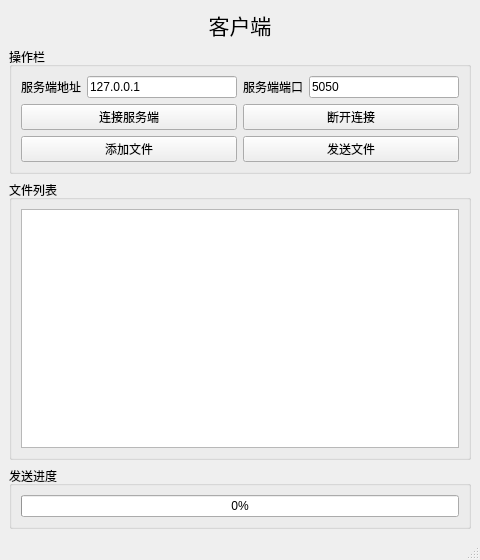
<?xml version="1.0" encoding="UTF-8"?>
<ui version="4.0">
 <class>MainWindow</class>
 <widget class="QMainWindow" name="MainWindow">
  <property name="geometry">
   <rect>
    <x>0</x>
    <y>0</y>
    <width>480</width>
    <height>560</height>
   </rect>
  </property>
  <property name="windowTitle">
   <string>MainWindow</string>
  </property>
  <widget class="QWidget" name="centralwidget">
   <layout class="QVBoxLayout" name="verticalLayout_4">
    <item>
     <widget class="QLabel" name="label">
      <property name="font">
       <font>
        <family>微软雅黑</family>
        <pointsize>16</pointsize>
       </font>
      </property>
      <property name="text">
       <string>客户端</string>
      </property>
      <property name="alignment">
       <set>Qt::AlignCenter</set>
      </property>
     </widget>
    </item>
    <item>
     <widget class="QGroupBox" name="groupBox">
      <property name="title">
       <string>操作栏</string>
      </property>
      <layout class="QVBoxLayout" name="verticalLayout">
       <item>
        <layout class="QHBoxLayout" name="horizontalLayout">
         <item>
          <widget class="QLabel" name="label_2">
           <property name="text">
            <string>服务端地址</string>
           </property>
          </widget>
         </item>
         <item>
          <widget class="QLineEdit" name="lineEditIP">
           <property name="styleSheet">
            <string notr="true"/>
           </property>
           <property name="text">
            <string>127.0.0.1</string>
           </property>
          </widget>
         </item>
         <item>
          <widget class="QLabel" name="label_3">
           <property name="text">
            <string>服务端端口</string>
           </property>
          </widget>
         </item>
         <item>
          <widget class="QLineEdit" name="lineEditPort">
           <property name="text">
            <string>5050</string>
           </property>
          </widget>
         </item>
        </layout>
       </item>
       <item>
        <layout class="QGridLayout" name="gridLayout">
         <item row="0" column="0">
          <widget class="QPushButton" name="btnConnect">
           <property name="text">
            <string>连接服务端</string>
           </property>
          </widget>
         </item>
         <item row="0" column="1">
          <widget class="QPushButton" name="btnDisconnect">
           <property name="text">
            <string>断开连接</string>
           </property>
          </widget>
         </item>
         <item row="1" column="0">
          <widget class="QPushButton" name="btnAdd">
           <property name="text">
            <string>添加文件</string>
           </property>
          </widget>
         </item>
         <item row="1" column="1">
          <widget class="QPushButton" name="btnSend">
           <property name="text">
            <string>发送文件</string>
           </property>
          </widget>
         </item>
        </layout>
       </item>
      </layout>
     </widget>
    </item>
    <item>
     <widget class="QGroupBox" name="groupBox_2">
      <property name="title">
       <string>文件列表</string>
      </property>
      <layout class="QVBoxLayout" name="verticalLayout_2">
       <item>
        <widget class="QListWidget" name="listWidget">
         <property name="mouseTracking">
          <bool>false</bool>
         </property>
         <property name="contextMenuPolicy">
          <enum>Qt::CustomContextMenu</enum>
         </property>
         <property name="frameShape">
          <enum>QFrame::StyledPanel</enum>
         </property>
         <property name="lineWidth">
          <number>0</number>
         </property>
         <property name="midLineWidth">
          <number>0</number>
         </property>
         <property name="selectionMode">
          <enum>QAbstractItemView::ExtendedSelection</enum>
         </property>
         <property name="selectionBehavior">
          <enum>QAbstractItemView::SelectItems</enum>
         </property>
        </widget>
       </item>
      </layout>
     </widget>
    </item>
    <item>
     <widget class="QGroupBox" name="groupBox_3">
      <property name="title">
       <string>发送进度</string>
      </property>
      <layout class="QVBoxLayout" name="verticalLayout_3">
       <item>
        <widget class="QProgressBar" name="progressBar">
         <property name="value">
          <number>0</number>
         </property>
        </widget>
       </item>
      </layout>
     </widget>
    </item>
   </layout>
  </widget>
  <widget class="QStatusBar" name="statusbar"/>
 </widget>
 <resources/>
 <connections/>
</ui>
